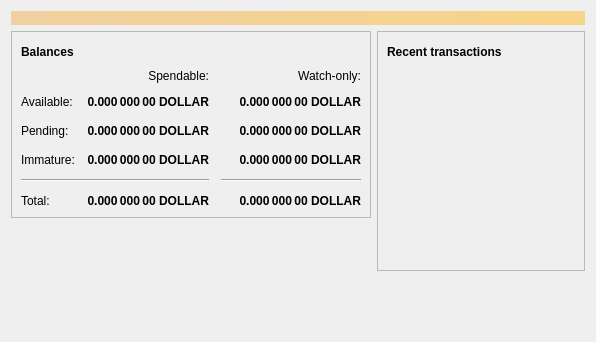
<?xml version="1.0" encoding="UTF-8"?>
<ui version="4.0">
 <class>OverviewPage</class>
 <widget class="QWidget" name="OverviewPage">
  <property name="geometry">
   <rect>
    <x>0</x>
    <y>0</y>
    <width>596</width>
    <height>342</height>
   </rect>
  </property>
  <property name="windowTitle">
   <string>Form</string>
  </property>
  <layout class="QVBoxLayout" name="topLayout">
   <item>
    <widget class="QLabel" name="labelAlerts">
     <property name="visible">
      <bool>false</bool>
     </property>
     <property name="styleSheet">
      <string notr="true">QLabel { background-color: qlineargradient(x1: 0, y1: 0, x2: 1, y2: 0, stop:0 #F0D0A0, stop:1 #F8D488); color:#000000; }</string>
     </property>
     <property name="wordWrap">
      <bool>true</bool>
     </property>
     <property name="margin">
      <number>3</number>
     </property>
     <property name="textInteractionFlags">
      <set>Qt::TextSelectableByMouse</set>
     </property>
    </widget>
   </item>
   <item>
    <layout class="QHBoxLayout" name="horizontalLayout" stretch="1,1">
     <item>
      <layout class="QVBoxLayout" name="verticalLayout_2">
       <item>
        <widget class="QFrame" name="frame">
         <property name="frameShape">
          <enum>QFrame::StyledPanel</enum>
         </property>
         <property name="frameShadow">
          <enum>QFrame::Raised</enum>
         </property>
         <layout class="QVBoxLayout" name="verticalLayout_4">
          <item>
           <layout class="QHBoxLayout" name="horizontalLayout_4">
            <item>
             <widget class="QLabel" name="label_5">
              <property name="font">
               <font>
                <weight>75</weight>
                <bold>true</bold>
               </font>
              </property>
              <property name="text">
               <string>Balances</string>
              </property>
             </widget>
            </item>
            <item>
             <widget class="QPushButton" name="labelWalletStatus">
              <property name="enabled">
               <bool>true</bool>
              </property>
              <property name="maximumSize">
               <size>
                <width>30</width>
                <height>16777215</height>
               </size>
              </property>
              <property name="toolTip">
               <string>The displayed information may be out of date. Your wallet automatically synchronizes with the Dollar network after a connection is established, but this process has not completed yet.</string>
              </property>
              <property name="text">
               <string/>
              </property>
              <property name="icon">
               <iconset resource="../dollar.qrc">
                <normaloff>:/icons/warning</normaloff>
                <disabledoff>:/icons/warning</disabledoff>:/icons/warning</iconset>
              </property>
              <property name="iconSize">
               <size>
                <width>24</width>
                <height>24</height>
               </size>
              </property>
              <property name="flat">
               <bool>true</bool>
              </property>
             </widget>
            </item>
            <item>
             <spacer name="horizontalSpacer_3">
              <property name="orientation">
               <enum>Qt::Horizontal</enum>
              </property>
              <property name="sizeHint" stdset="0">
               <size>
                <width>40</width>
                <height>20</height>
               </size>
              </property>
             </spacer>
            </item>
           </layout>
          </item>
          <item>
           <layout class="QGridLayout" name="gridLayout">
            <property name="spacing">
             <number>12</number>
            </property>
            <item row="2" column="2">
             <widget class="QLabel" name="labelWatchPending">
              <property name="font">
               <font>
                <weight>75</weight>
                <bold>true</bold>
               </font>
              </property>
              <property name="cursor">
               <cursorShape>IBeamCursor</cursorShape>
              </property>
              <property name="toolTip">
               <string>Unconfirmed transactions to watch-only addresses</string>
              </property>
              <property name="text">
               <string notr="true">0.000 000 00 DOLLAR</string>
              </property>
              <property name="alignment">
               <set>Qt::AlignRight|Qt::AlignTrailing|Qt::AlignVCenter</set>
              </property>
              <property name="textInteractionFlags">
               <set>Qt::LinksAccessibleByMouse|Qt::TextSelectableByKeyboard|Qt::TextSelectableByMouse</set>
              </property>
             </widget>
            </item>
            <item row="2" column="1">
             <widget class="QLabel" name="labelUnconfirmed">
              <property name="font">
               <font>
                <weight>75</weight>
                <bold>true</bold>
               </font>
              </property>
              <property name="cursor">
               <cursorShape>IBeamCursor</cursorShape>
              </property>
              <property name="toolTip">
               <string>Total of transactions that have yet to be confirmed, and do not yet count toward the spendable balance</string>
              </property>
              <property name="text">
               <string notr="true">0.000 000 00 DOLLAR</string>
              </property>
              <property name="alignment">
               <set>Qt::AlignRight|Qt::AlignTrailing|Qt::AlignVCenter</set>
              </property>
              <property name="textInteractionFlags">
               <set>Qt::LinksAccessibleByMouse|Qt::TextSelectableByKeyboard|Qt::TextSelectableByMouse</set>
              </property>
             </widget>
            </item>
            <item row="3" column="2">
             <widget class="QLabel" name="labelWatchImmature">
              <property name="font">
               <font>
                <weight>75</weight>
                <bold>true</bold>
               </font>
              </property>
              <property name="cursor">
               <cursorShape>IBeamCursor</cursorShape>
              </property>
              <property name="toolTip">
               <string>Mined balance in watch-only addresses that has not yet matured</string>
              </property>
              <property name="text">
               <string notr="true">0.000 000 00 DOLLAR</string>
              </property>
              <property name="alignment">
               <set>Qt::AlignRight|Qt::AlignTrailing|Qt::AlignVCenter</set>
              </property>
              <property name="textInteractionFlags">
               <set>Qt::LinksAccessibleByMouse|Qt::TextSelectableByKeyboard|Qt::TextSelectableByMouse</set>
              </property>
             </widget>
            </item>
            <item row="4" column="0" colspan="2">
             <widget class="Line" name="line">
              <property name="orientation">
               <enum>Qt::Horizontal</enum>
              </property>
             </widget>
            </item>
            <item row="4" column="2">
             <widget class="Line" name="lineWatchBalance">
              <property name="sizePolicy">
               <sizepolicy hsizetype="Preferred" vsizetype="Fixed">
                <horstretch>0</horstretch>
                <verstretch>0</verstretch>
               </sizepolicy>
              </property>
              <property name="minimumSize">
               <size>
                <width>140</width>
                <height>0</height>
               </size>
              </property>
              <property name="orientation">
               <enum>Qt::Horizontal</enum>
              </property>
             </widget>
            </item>
            <item row="5" column="0">
             <widget class="QLabel" name="labelTotalText">
              <property name="text">
               <string>Total:</string>
              </property>
             </widget>
            </item>
            <item row="3" column="1">
             <widget class="QLabel" name="labelImmature">
              <property name="font">
               <font>
                <weight>75</weight>
                <bold>true</bold>
               </font>
              </property>
              <property name="cursor">
               <cursorShape>IBeamCursor</cursorShape>
              </property>
              <property name="toolTip">
               <string>Mined balance that has not yet matured</string>
              </property>
              <property name="text">
               <string notr="true">0.000 000 00 DOLLAR</string>
              </property>
              <property name="alignment">
               <set>Qt::AlignRight|Qt::AlignTrailing|Qt::AlignVCenter</set>
              </property>
              <property name="textInteractionFlags">
               <set>Qt::LinksAccessibleByMouse|Qt::TextSelectableByKeyboard|Qt::TextSelectableByMouse</set>
              </property>
             </widget>
            </item>
            <item row="2" column="3">
             <spacer name="horizontalSpacer_2">
              <property name="orientation">
               <enum>Qt::Horizontal</enum>
              </property>
              <property name="sizeHint" stdset="0">
               <size>
                <width>40</width>
                <height>20</height>
               </size>
              </property>
             </spacer>
            </item>
            <item row="3" column="0">
             <widget class="QLabel" name="labelImmatureText">
              <property name="text">
               <string>Immature:</string>
              </property>
             </widget>
            </item>
            <item row="5" column="1">
             <widget class="QLabel" name="labelTotal">
              <property name="font">
               <font>
                <weight>75</weight>
                <bold>true</bold>
               </font>
              </property>
              <property name="cursor">
               <cursorShape>IBeamCursor</cursorShape>
              </property>
              <property name="toolTip">
               <string>Your current total balance</string>
              </property>
              <property name="text">
               <string notr="true">0.000 000 00 DOLLAR</string>
              </property>
              <property name="alignment">
               <set>Qt::AlignRight|Qt::AlignTrailing|Qt::AlignVCenter</set>
              </property>
              <property name="textInteractionFlags">
               <set>Qt::LinksAccessibleByMouse|Qt::TextSelectableByKeyboard|Qt::TextSelectableByMouse</set>
              </property>
             </widget>
            </item>
            <item row="5" column="2">
             <widget class="QLabel" name="labelWatchTotal">
              <property name="font">
               <font>
                <weight>75</weight>
                <bold>true</bold>
               </font>
              </property>
              <property name="cursor">
               <cursorShape>IBeamCursor</cursorShape>
              </property>
              <property name="toolTip">
               <string>Current total balance in watch-only addresses</string>
              </property>
              <property name="text">
               <string notr="true">0.000 000 00 DOLLAR</string>
              </property>
              <property name="alignment">
               <set>Qt::AlignRight|Qt::AlignTrailing|Qt::AlignVCenter</set>
              </property>
              <property name="textInteractionFlags">
               <set>Qt::LinksAccessibleByMouse|Qt::TextSelectableByKeyboard|Qt::TextSelectableByMouse</set>
              </property>
             </widget>
            </item>
            <item row="0" column="2">
             <widget class="QLabel" name="labelWatchonly">
              <property name="text">
               <string>Watch-only:</string>
              </property>
              <property name="alignment">
               <set>Qt::AlignRight|Qt::AlignTrailing|Qt::AlignVCenter</set>
              </property>
             </widget>
            </item>
            <item row="1" column="0">
             <widget class="QLabel" name="labelBalanceText">
              <property name="text">
               <string>Available:</string>
              </property>
             </widget>
            </item>
            <item row="1" column="1">
             <widget class="QLabel" name="labelBalance">
              <property name="font">
               <font>
                <weight>75</weight>
                <bold>true</bold>
               </font>
              </property>
              <property name="cursor">
               <cursorShape>IBeamCursor</cursorShape>
              </property>
              <property name="toolTip">
               <string>Your current spendable balance</string>
              </property>
              <property name="text">
               <string notr="true">0.000 000 00 DOLLAR</string>
              </property>
              <property name="alignment">
               <set>Qt::AlignRight|Qt::AlignTrailing|Qt::AlignVCenter</set>
              </property>
              <property name="textInteractionFlags">
               <set>Qt::LinksAccessibleByMouse|Qt::TextSelectableByKeyboard|Qt::TextSelectableByMouse</set>
              </property>
             </widget>
            </item>
            <item row="1" column="2">
             <widget class="QLabel" name="labelWatchAvailable">
              <property name="font">
               <font>
                <weight>75</weight>
                <bold>true</bold>
               </font>
              </property>
              <property name="cursor">
               <cursorShape>IBeamCursor</cursorShape>
              </property>
              <property name="toolTip">
               <string>Your current balance in watch-only addresses</string>
              </property>
              <property name="text">
               <string notr="true">0.000 000 00 DOLLAR</string>
              </property>
              <property name="alignment">
               <set>Qt::AlignRight|Qt::AlignTrailing|Qt::AlignVCenter</set>
              </property>
              <property name="textInteractionFlags">
               <set>Qt::LinksAccessibleByMouse|Qt::TextSelectableByKeyboard|Qt::TextSelectableByMouse</set>
              </property>
             </widget>
            </item>
            <item row="2" column="0">
             <widget class="QLabel" name="labelPendingText">
              <property name="text">
               <string>Pending:</string>
              </property>
             </widget>
            </item>
            <item row="0" column="1">
             <widget class="QLabel" name="labelSpendable">
              <property name="text">
               <string>Spendable:</string>
              </property>
              <property name="alignment">
               <set>Qt::AlignRight|Qt::AlignTrailing|Qt::AlignVCenter</set>
              </property>
             </widget>
            </item>
           </layout>
          </item>
         </layout>
        </widget>
       </item>
       <item>
        <spacer name="verticalSpacer">
         <property name="orientation">
          <enum>Qt::Vertical</enum>
         </property>
         <property name="sizeHint" stdset="0">
          <size>
           <width>20</width>
           <height>40</height>
          </size>
         </property>
        </spacer>
       </item>
      </layout>
     </item>
     <item>
      <layout class="QVBoxLayout" name="verticalLayout_3">
       <item>
        <widget class="QFrame" name="frame_2">
         <property name="frameShape">
          <enum>QFrame::StyledPanel</enum>
         </property>
         <property name="frameShadow">
          <enum>QFrame::Raised</enum>
         </property>
         <layout class="QVBoxLayout" name="verticalLayout">
          <item>
           <layout class="QHBoxLayout" name="horizontalLayout_2">
            <item>
             <widget class="QLabel" name="label_4">
              <property name="font">
               <font>
                <weight>75</weight>
                <bold>true</bold>
               </font>
              </property>
              <property name="text">
               <string>Recent transactions</string>
              </property>
             </widget>
            </item>
            <item>
             <widget class="QPushButton" name="labelTransactionsStatus">
              <property name="enabled">
               <bool>true</bool>
              </property>
              <property name="maximumSize">
               <size>
                <width>30</width>
                <height>16777215</height>
               </size>
              </property>
              <property name="toolTip">
               <string>The displayed information may be out of date. Your wallet automatically synchronizes with the Dollar network after a connection is established, but this process has not completed yet.</string>
              </property>
              <property name="text">
               <string/>
              </property>
              <property name="icon">
               <iconset resource="../dollar.qrc">
                <normaloff>:/icons/warning</normaloff>
                <disabledoff>:/icons/warning</disabledoff>:/icons/warning</iconset>
              </property>
              <property name="iconSize">
               <size>
                <width>24</width>
                <height>24</height>
               </size>
              </property>
              <property name="flat">
               <bool>true</bool>
              </property>
             </widget>
            </item>
            <item>
             <spacer name="horizontalSpacer">
              <property name="orientation">
               <enum>Qt::Horizontal</enum>
              </property>
              <property name="sizeHint" stdset="0">
               <size>
                <width>40</width>
                <height>20</height>
               </size>
              </property>
             </spacer>
            </item>
           </layout>
          </item>
          <item>
           <widget class="QListView" name="listTransactions">
            <property name="styleSheet">
             <string notr="true">QListView { background: transparent; }</string>
            </property>
            <property name="frameShape">
             <enum>QFrame::NoFrame</enum>
            </property>
            <property name="verticalScrollBarPolicy">
             <enum>Qt::ScrollBarAlwaysOff</enum>
            </property>
            <property name="horizontalScrollBarPolicy">
             <enum>Qt::ScrollBarAlwaysOff</enum>
            </property>
            <property name="selectionMode">
             <enum>QAbstractItemView::NoSelection</enum>
            </property>
           </widget>
          </item>
         </layout>
        </widget>
       </item>
       <item>
        <spacer name="verticalSpacer_2">
         <property name="orientation">
          <enum>Qt::Vertical</enum>
         </property>
         <property name="sizeHint" stdset="0">
          <size>
           <width>20</width>
           <height>40</height>
          </size>
         </property>
        </spacer>
       </item>
      </layout>
     </item>
    </layout>
   </item>
  </layout>
 </widget>
 <resources/>
 <connections/>
</ui>
